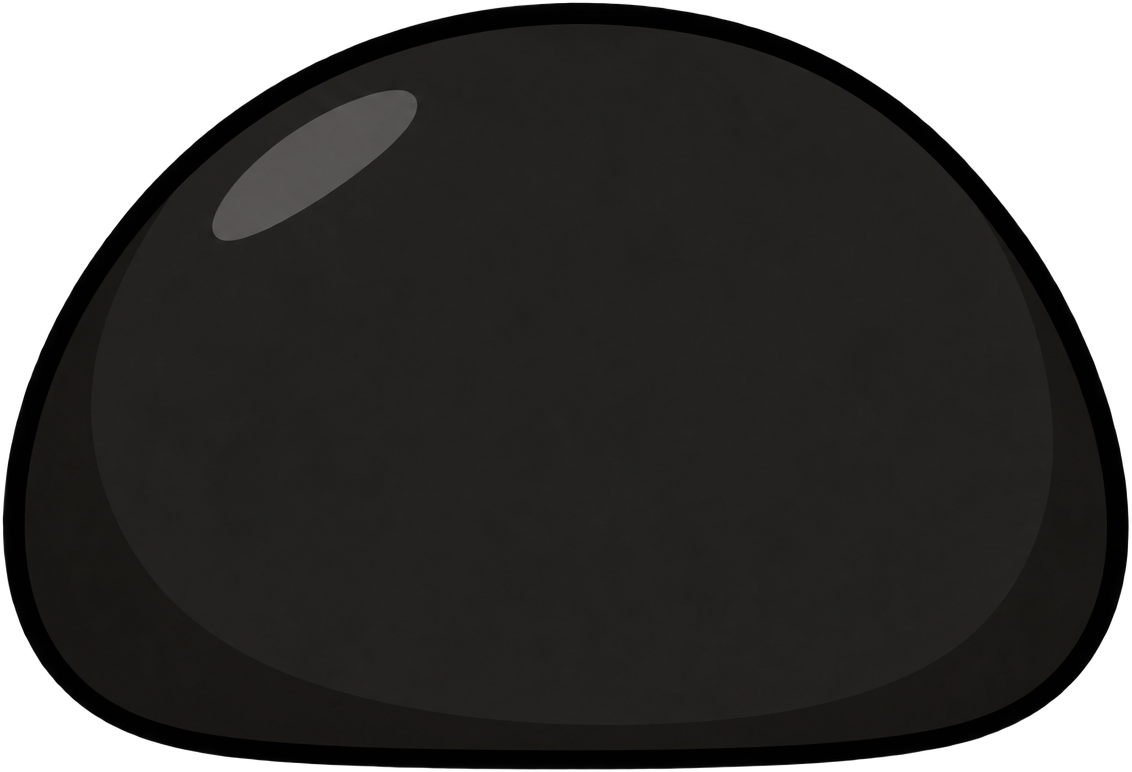
#> input picture apps/widget/assets/dango/B01.png, 1132 x 772 px
$ python dark_art.py
#> lines starting #> are read from the running program, lines starting #| are printed output that depends on the picture
#!/usr/bin/env python3
"""The dark theme's 团子: B01W, the body white (user, 2026-11-07: 「dark的
theme是白团子」). Its outline stays dark, its black fill becomes white
keeping its shading, its gloss stays the brightest; eyes and accessories go
on it unchanged. (The office's dusk and night pictures used to be made here
from the day one; since 2026-11-09 they are the designer's own, from the
website: tools/office_art.py.)

  python3 -I tools/dark_art.py          (from the repository root)

Needs numpy and Pillow.
"""
import site
import sys

sys.path.append(site.getusersitepackages())
from pathlib import Path  # noqa: E402

import numpy as np  # noqa: E402
from PIL import Image  # noqa: E402

ROOT = Path(__file__).resolve().parent.parent
ART = ROOT / "apps" / "widget" / "assets"


def luma(a):
    return 0.299 * a[..., 0] + 0.587 * a[..., 1] + 0.114 * a[..., 2]


def white_body():
    a = np.asarray(Image.open(ART / "dango" / "B01.png").convert("RGBA")).astype(float)
    # Outline (luma < 12) dark, the fill (20–45) white with its shading, the gloss white.
    v = np.interp(luma(a), [0, 12, 20, 45, 60, 255], [30, 34, 226, 251, 255, 255])
#> in luma, `return 0.299 * a[..., 0] + 0.587 * a[..., 1] + 0.114 * a[..., 2]`:
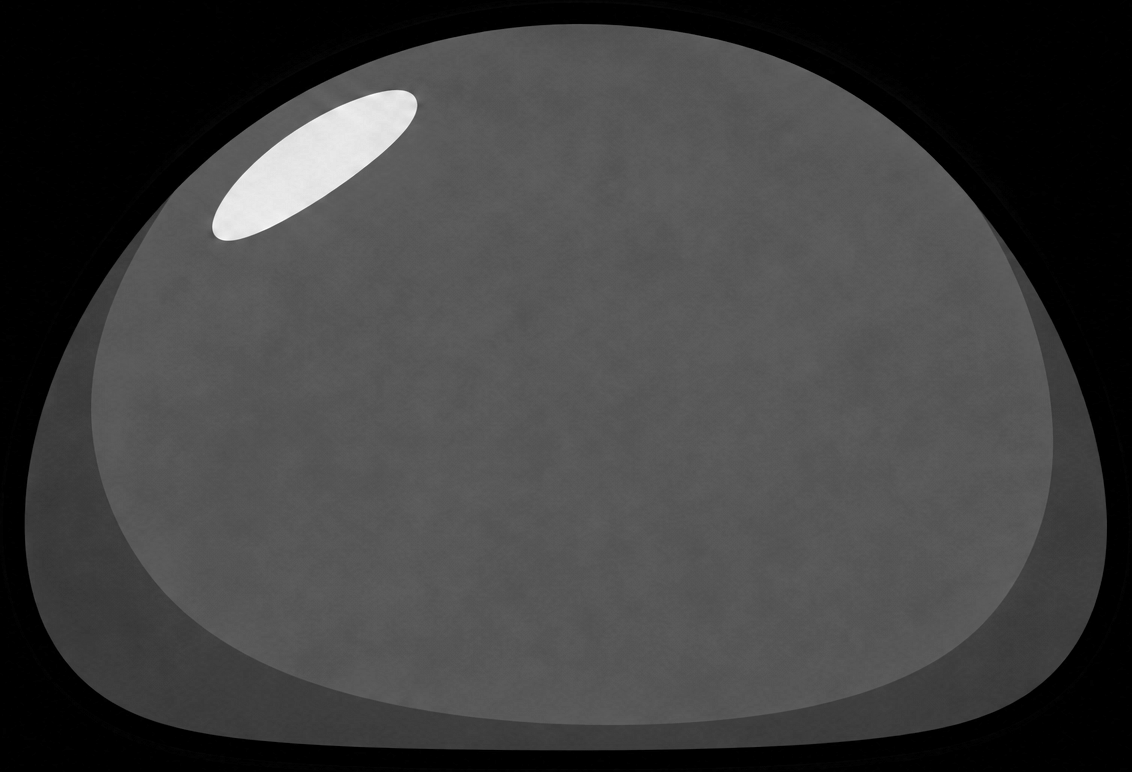
#> returned value: shape (772, 1132) float64; min 0, max 93.37, mean 23.5; drawn with min black and max white
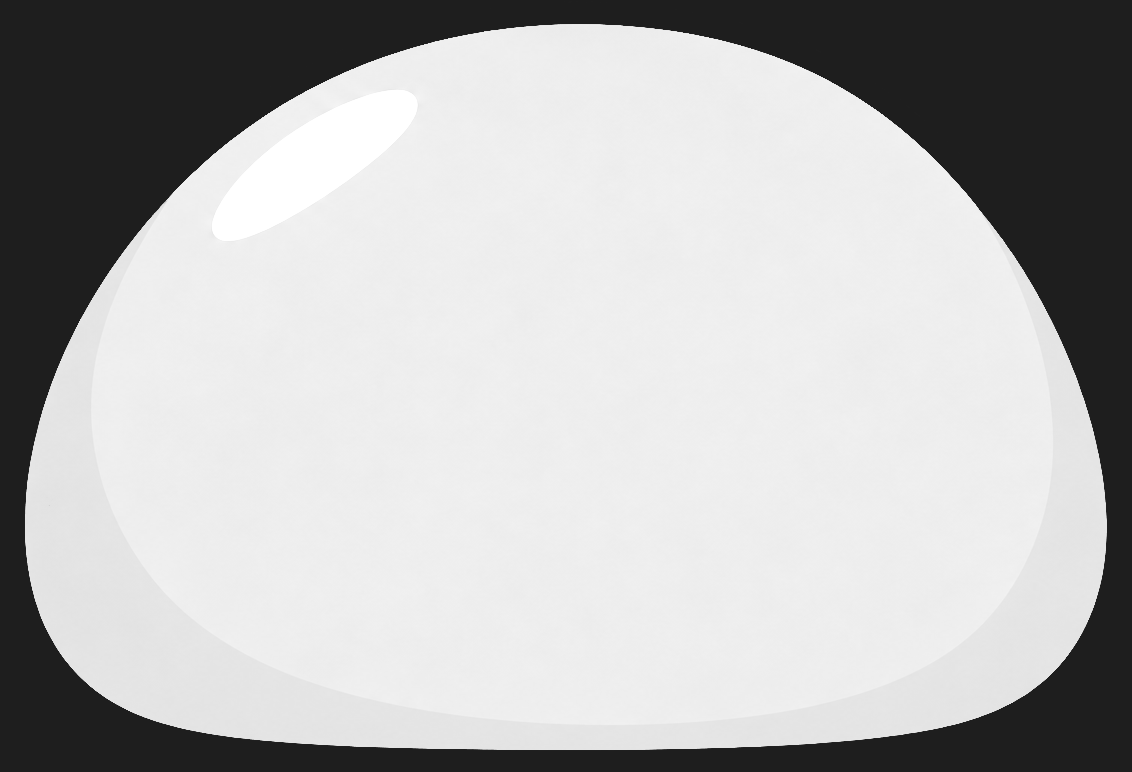
#> v: shape (772, 1132) float64; min 30, max 255, mean 181.6
    a[..., 0] = a[..., 1] = v * 0.995
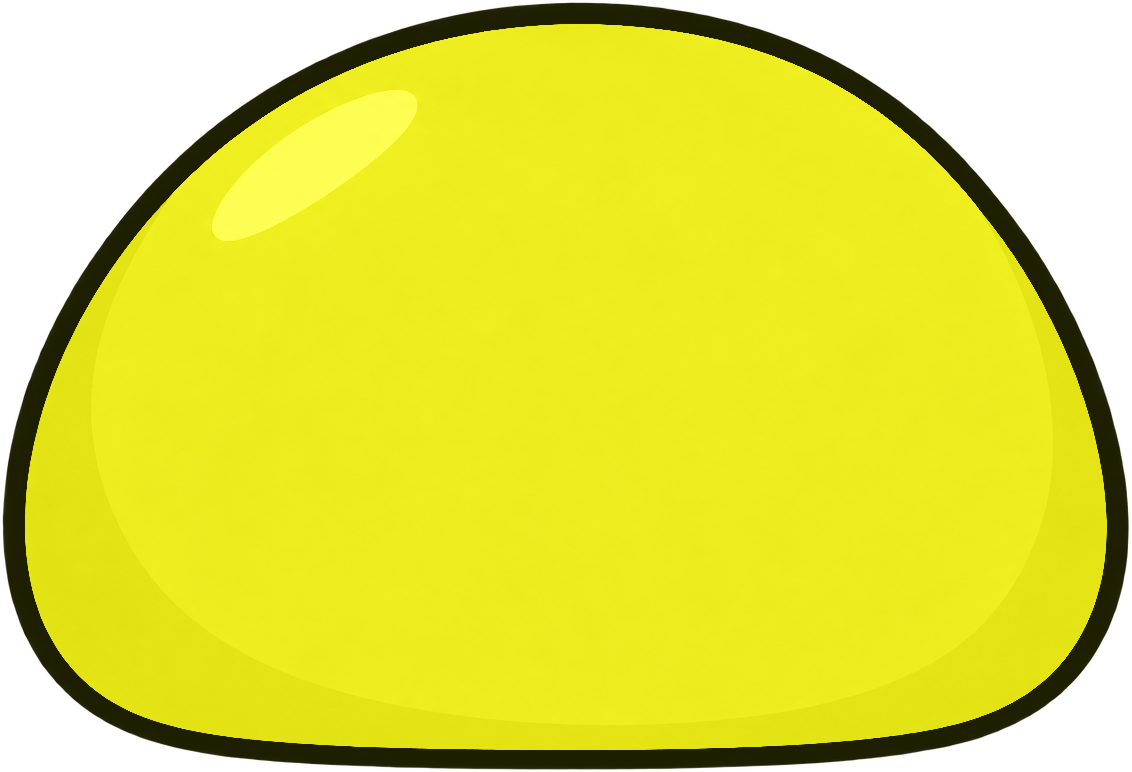
#> a: shape (772, 1132, 4) float64; mean R, G, B, A 180.6, 180.6, 21.8, 202.9; transparent parts drawn white
    a[..., 2] = v
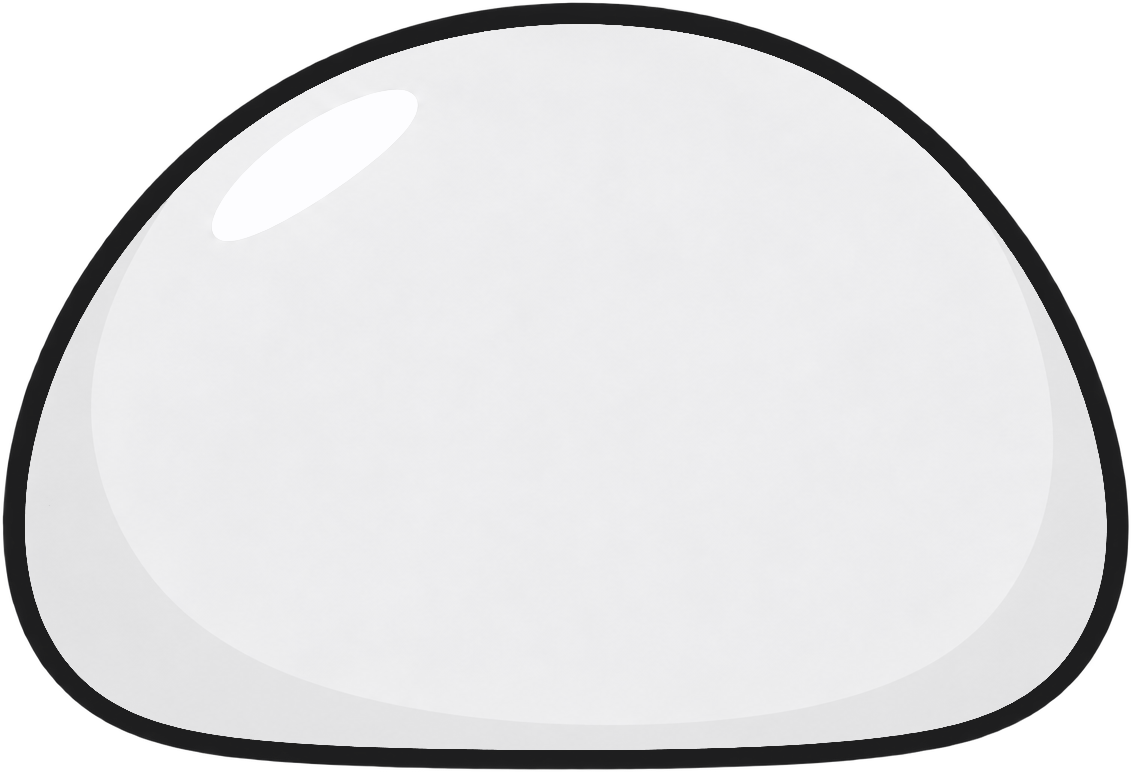
#> a: shape (772, 1132, 4) float64; mean R, G, B, A 180.6, 180.6, 181.6, 202.9; transparent parts drawn white
    Image.fromarray(np.clip(a, 0, 255).astype(np.uint8)).save(ART / "dango" / "B01W.png")


if __name__ == "__main__":
    white_body()
    print("wrote dango/B01W.png")
